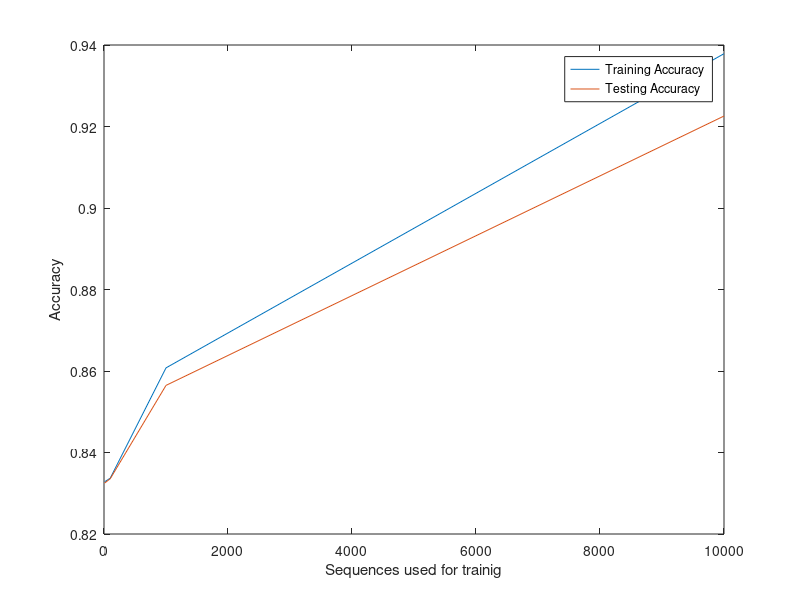

The MATLAB source for this figure:
train_accuracy = [0.8328168509141984, 0.8336861129254841, 0.8607658345651971, 0.9378649549899077];
test_accuracy = [0.8325026284023208, 0.8335539893306335, 0.8564697636384876, 0.9225692145944473];

x = [10,100,1000,10000]
figure();
plot(x,train_accuracy);hold on;
plot(x,test_accuracy);
legend('Training Accuracy' , 'Testing Accuracy')
xlabel('Sequences used for trainig')
ylabel('Accuracy')